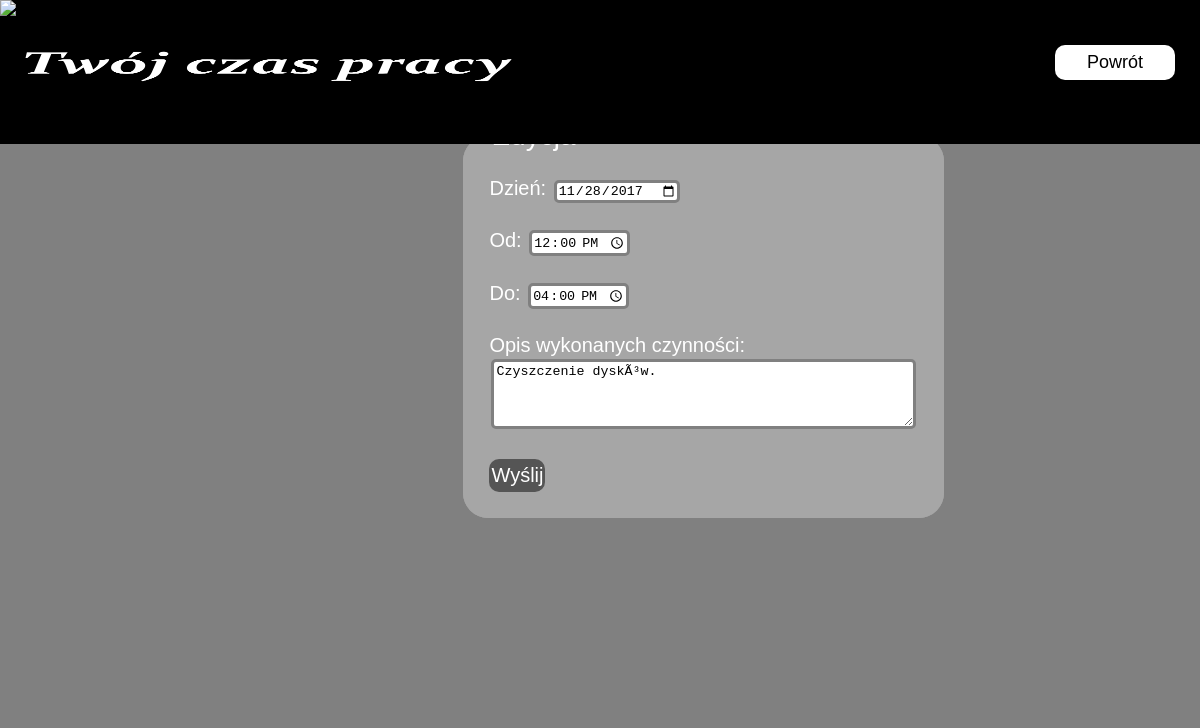
Page /edit.php?id=2 on the committed database.
### tables this page shows
CREATE TABLE `dni` (
  `Id` int(11) NOT NULL,
  `Id_osoby` int(11) NOT NULL,
  `Dzien` date NOT NULL,
  `Od` time NOT NULL,
  `Do` time NOT NULL,
  `Opis` text NOT NULL
);

### edit.php (the view, shortened to what this page needs)
<!doctype html>
<html lang="pl">
<head>
    <link rel="stylesheet" href="css/style.css">
</head>
<body>
<?php
require 'includes/config.php';
$id=$_GET['id'];
$dni = $db->query("SELECT * FROM dni WHERE Id='$id'");
$dzien=$dni->fetch_assoc();
?>
<div id="container">
	<div id="menu"><img src="logo.gif"><img id="napis" width="500px" src="logo.png"><a href="index.php">Powrót</a></div>
	<div id="content">
		<fieldset>
			<legend>Edycja</legend>
			<form method="post" action="edit2.php">
				<label for="Dzien">Dzień:</label>
				<input maxlength="32" type="date" name="Dzien1" id="Dzien1" value="<?php echo $dzien['Dzien'] ?>" required>
				<br><br>
				<label for="Od">Od:</label>
				<input type="time" name="Od1" id="Od1" size="2px" value="<?php echo $dzien['Od'] ?>" required>
				<br><br>
				<label for="Do">Do:</label>
				<input type="time" name="Do1" id="Do1" size="2px" value="<?php echo $dzien['Do'] ?>" required>
				<br><br>
				<label for="Opis">Opis wykonanych czynności:</label>
				<br>
				<textarea rows="4" cols="50" name="Opis1" id="Opis1" required><?php echo $dzien['Opis'] ?></textarea>
				<br><br>
				<input type="submit" value="Wyślij">
			</form>
		</fieldset>
</div>
</body>
</html>

### css/style.css (style rules this page uses)
body { height: 700px; width: 100%; margin: 0; padding: 0; display: block; background-color: grey; }
textarea, input[type=text], input[type=password], input[type=email], input[type=date], input[type=time] { margin: 2px 2px; border-radius: 5px; background-color: white; border: 3px solid grey; cursor: text; }
input[type=submit] { border: none; border-radius: 10px; padding: 5px 2px; color: white; background-color: #555555; font-size: 20px; cursor: pointer; }
#container { width: 100%; height: 100%; margin: 0; padding: 0; font-family: Arial; background-color: grey; }
#menu { background-color: black; margin: 0; padding: 0; position: fixed; width: 100%; height: 18%; text-align: center; overflow: hidden; }
#menu img { position: relative; float: left; height: 100%; }
#menu a { display: block; border-radius: 10px; line-height: 35px; height: 35px; width: 10%; float: right; margin-top: 45px; margin-right: 25px; background-color: white; text-decoration: none; color: black; font-size: 18px; }
#content { display: block; height: 82%; padding-top: 10%; margin-left: 1%; color: white; }
fieldset { display: block; background-color: #a6a6a6; font-size: 28px; margin-left: 38%; padding: 25px; float: left; border: 1px solid #a6a6a6; border-radius: 25px; }
form { font-size: 20px; }

### rows in the picture
dni: Dzien1 "11/28/2017", Od1 "12:00:00", Do1 "16:00:00", Opis1 "Czyszczenie dyskÃ³w."
